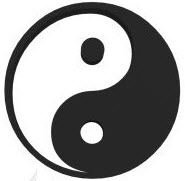
%> input picture 数字信号处理/实验作业/实验二/material/太极.jpg, 185 x 181 px
$ octave exp4_1.m   (GNU Octave 9; MATLAB toolbox functions it lacks are replaced by stand-ins)
%> lines starting %> are read from the running program, lines starting %| are printed output that depends on the picture; in (x1, y1, x2, y2) boxes, pixels count from 0 and x2, y2 are one past the last pixel; in counts of white or black regions, pixels touching at a corner belong together; the program's own positions count from 1
clear all; clc;
taiji = imread('../material/太极.jpg');
%> taiji is the input picture: size 181x185x3 uint8; min 6, max 255, mean 158.4
[h, w, ~] = size(taiji);
%> h = 181; w = 185
taiji = im2gray(taiji);
%> taiji: size 181x185 uint8
taiji = im2bw(taiji, 0.5);
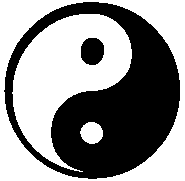
%> taiji: size 181x185 logical; 55.9% white; 2 black regions, box (x1, y1, x2, y2) and area: (4, 2, 180, 179) 14253, (81, 38, 104, 65) 516

x_difference = zeros([h, w]);
y_difference = zeros([h, w]);
xy_difference = zeros([h, w]);
for i = 1 : h
    if i == h
        continue;
    end
    y_difference(i,:)=abs(taiji(i+1,:)-taiji(i,:));
end
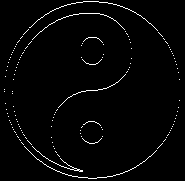
%> y_difference: size 181x185 double; values 0 (black) and 1 (white), 2.2% white in thin lines or dots
for i = 1 : w
    if i == w
        continue;
    end
    x_difference(:,i)=abs(taiji(:,i+1)-taiji(:,i));
end
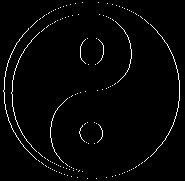
%> x_difference: size 181x185 double; values 0 (black) and 1 (white), 2.3% white in thin lines or dots

xy_difference = x_difference + y_difference;
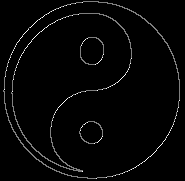
%> xy_difference: size 181x185 double; min 0, max 2, mean 0.0453; drawn with min black and max white
xy_difference = im2bw(xy_difference, 0.9999);
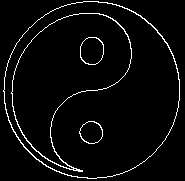
%> xy_difference: size 181x185 logical; 3.9% white in thin lines or dots
figure(2);
imshow(xy_difference);
imwrite(xy_difference, '../output/xy_difference.jpg');
